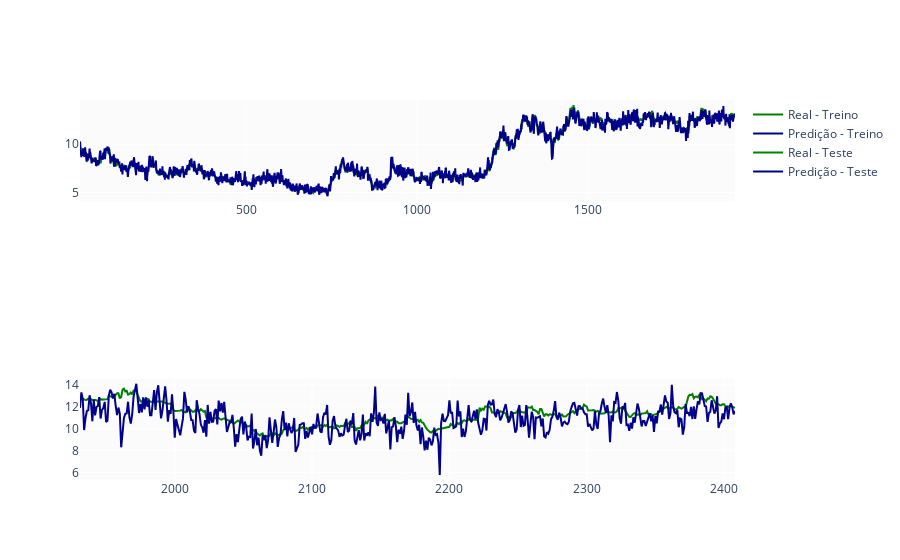

Notebook code for this chart:
### Code cell
update_best_param(fa.best_firefly)
model_fit_xgboost(fa.time, tunning_method="FA")

### Figure 1 — Plotly figure (JSON) as saved in the notebook; plotly's stock layout.template omitted (floating-point values rounded to 4 significant figures; data arrays with more than 128 entries replaced by an {"elided": "..."} marker saying what was removed)
{"data": [{"marker": {"color": "Green"}, "name": "Real - Treino", "type": "scatter", "x": {"elided": "1916 int values"}, "xaxis": "x", "y": {"elided": "1916 float values"}, "yaxis": "y"}, {"marker": {"color": "DarkBlue"}, "name": "Predição - Treino", "type": "scatter", "x": {"elided": "1916 int values"}, "xaxis": "x", "y": {"elided": "1916 float values"}, "yaxis": "y"}, {"marker": {"color": "Green"}, "name": "Real - Teste", "type": "scatter", "x": {"elided": "478 int values"}, "xaxis": "x3", "y": {"elided": "478 float values"}, "yaxis": "y3"}, {"marker": {"color": "DarkBlue"}, "name": "Predição - Teste", "type": "scatter", "x": {"elided": "478 int values"}, "xaxis": "x3", "y": {"elided": "478 float values"}, "yaxis": "y3"}], "layout": {"xaxis": {"anchor": "y", "domain": [0, 1]}, "xaxis2": {"anchor": "y2", "domain": [0, 1]}, "xaxis3": {"anchor": "y3", "domain": [0, 1]}, "yaxis": {"anchor": "x", "domain": [0.7333, 1]}, "yaxis2": {"anchor": "x2", "domain": [0.3667, 0.6333]}, "yaxis3": {"anchor": "x3", "domain": [0, 0.2667]}}}
